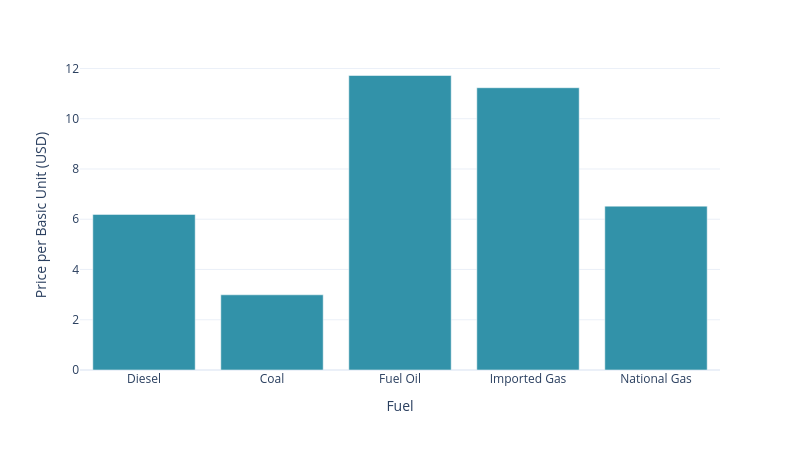

This figure's notebook cell:
### Code cell
fuel_cost=pd.read_csv(model_inputs_path+'fuel_cost.csv')

# Calcular el promedio del costo por tipo de combustible
fuel_cost = fuel_cost.groupby('fuel')['fuel_cost'].mean().reset_index()
fuel_cost['fuel'] = fuel_cost['fuel'].replace(
    {
        'ACPM': 'Diesel',
        'CARBON': 'Coal',
        'COMBUSTOLEO': 'Fuel Oil',
        'GASIMPOR': 'Imported Gas',
        'GASNACIO': 'National Gas'
    })

fig = px.bar(
    fuel_cost, x='fuel', y='fuel_cost',
    color_discrete_sequence=[colors[0]],
    labels={'fuel': 'Fuel', 'fuel_cost': 'Price per Basic Unit (USD)'},
    height=9*50, width=16*50, category_orders={"gen_tech": tech_order},
    template='plotly_white')
fig.write_image("../images/price_per_basic_unit.png")
fig.show()

### Figure 1 — Plotly figure (JSON) as saved in the notebook; plotly's stock layout.template omitted (floating-point values rounded to 4 significant figures)
{"data": [{"alignmentgroup": "True", "hovertemplate": "Fuel=%{x}<br>Price per Basic Unit (USD)=%{y}<extra></extra>", "legendgroup": "", "marker": {"color": "#3292A9", "pattern": {"shape": ""}}, "name": "", "offsetgroup": "", "orientation": "v", "showlegend": false, "textposition": "auto", "type": "bar", "x": ["Diesel", "Coal", "Fuel Oil", "Imported Gas", "National Gas"], "xaxis": "x", "y": [6.193, 2.992, 11.72, 11.23, 6.522], "yaxis": "y"}], "layout": {"barmode": "relative", "height": 450, "legend": {"tracegroupgap": 0}, "margin": {"t": 60}, "width": 800, "xaxis": {"anchor": "y", "domain": [0, 1], "title": {"text": "Fuel"}}, "yaxis": {"anchor": "x", "domain": [0, 1], "title": {"text": "Price per Basic Unit (USD)"}}}}
